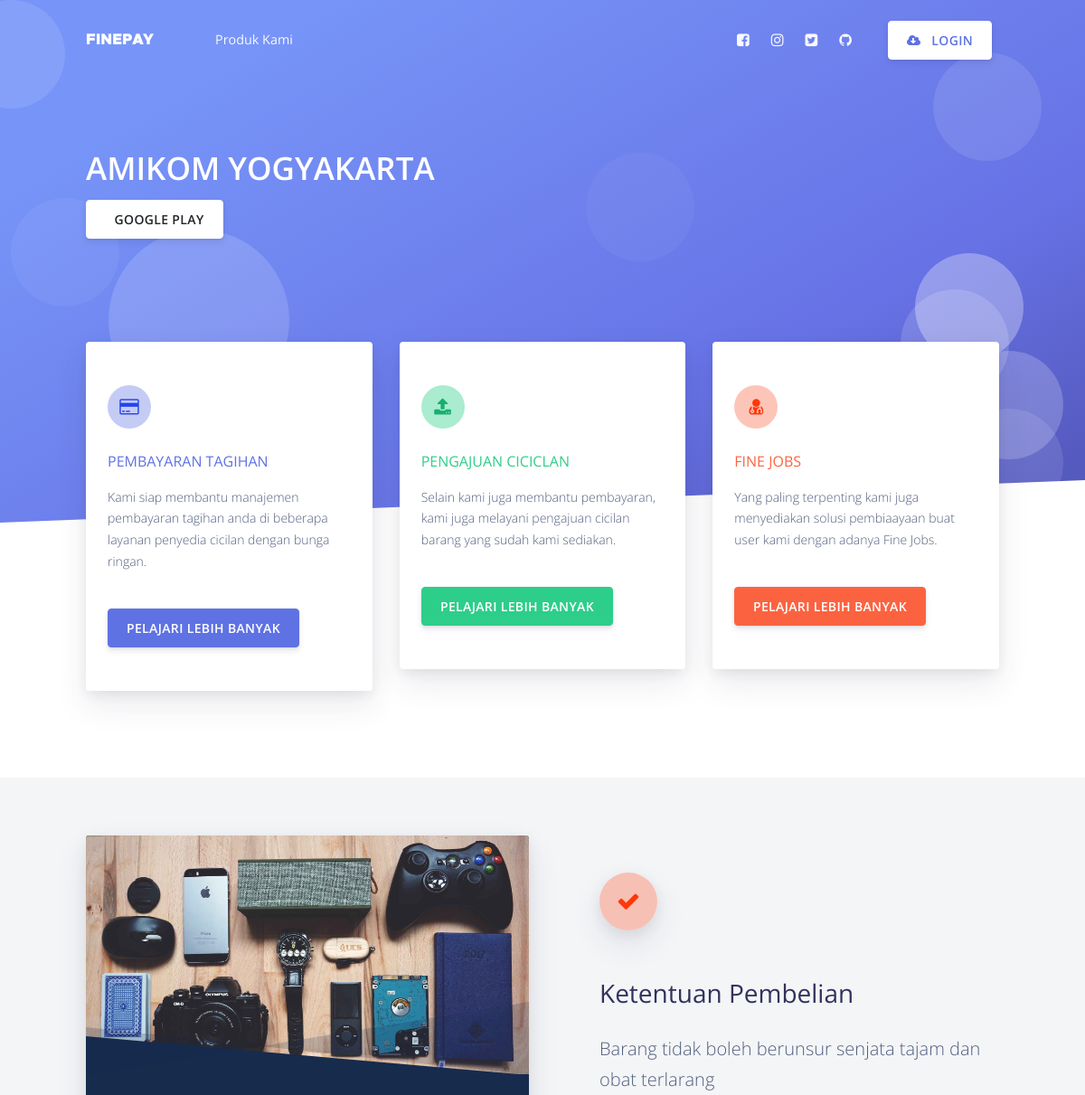
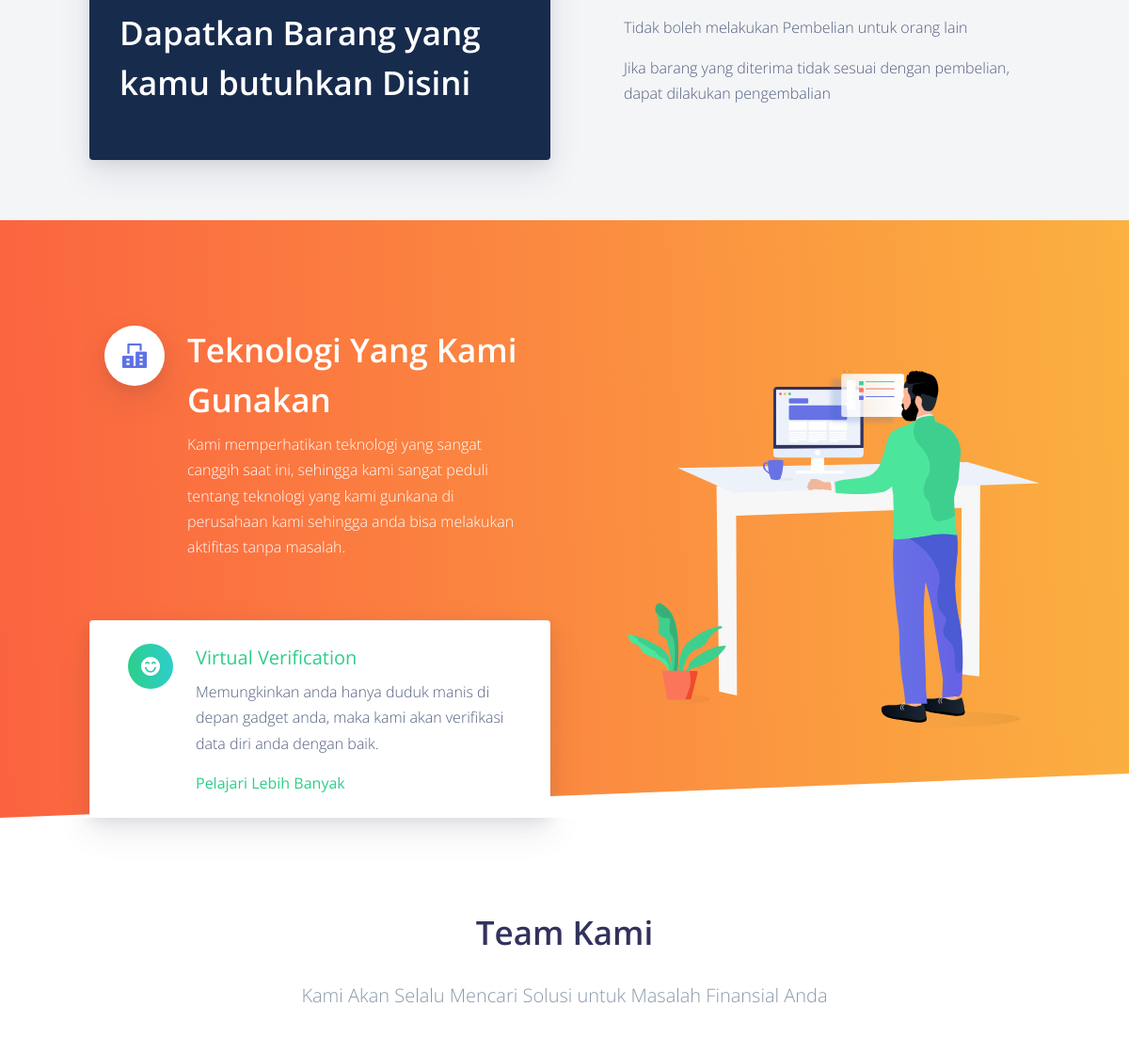
The app's page / (upper part), older data (2 pictures, top to bottom).
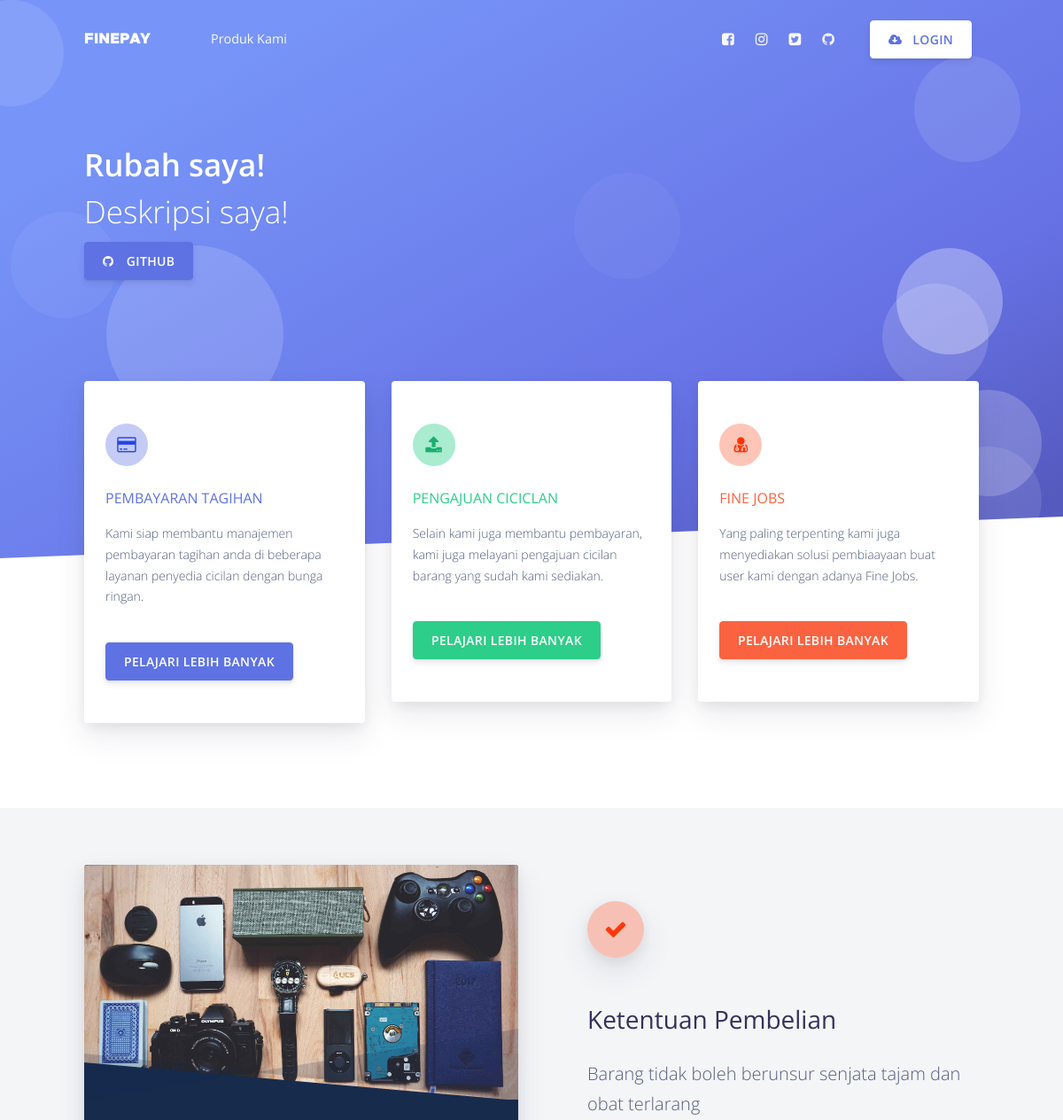
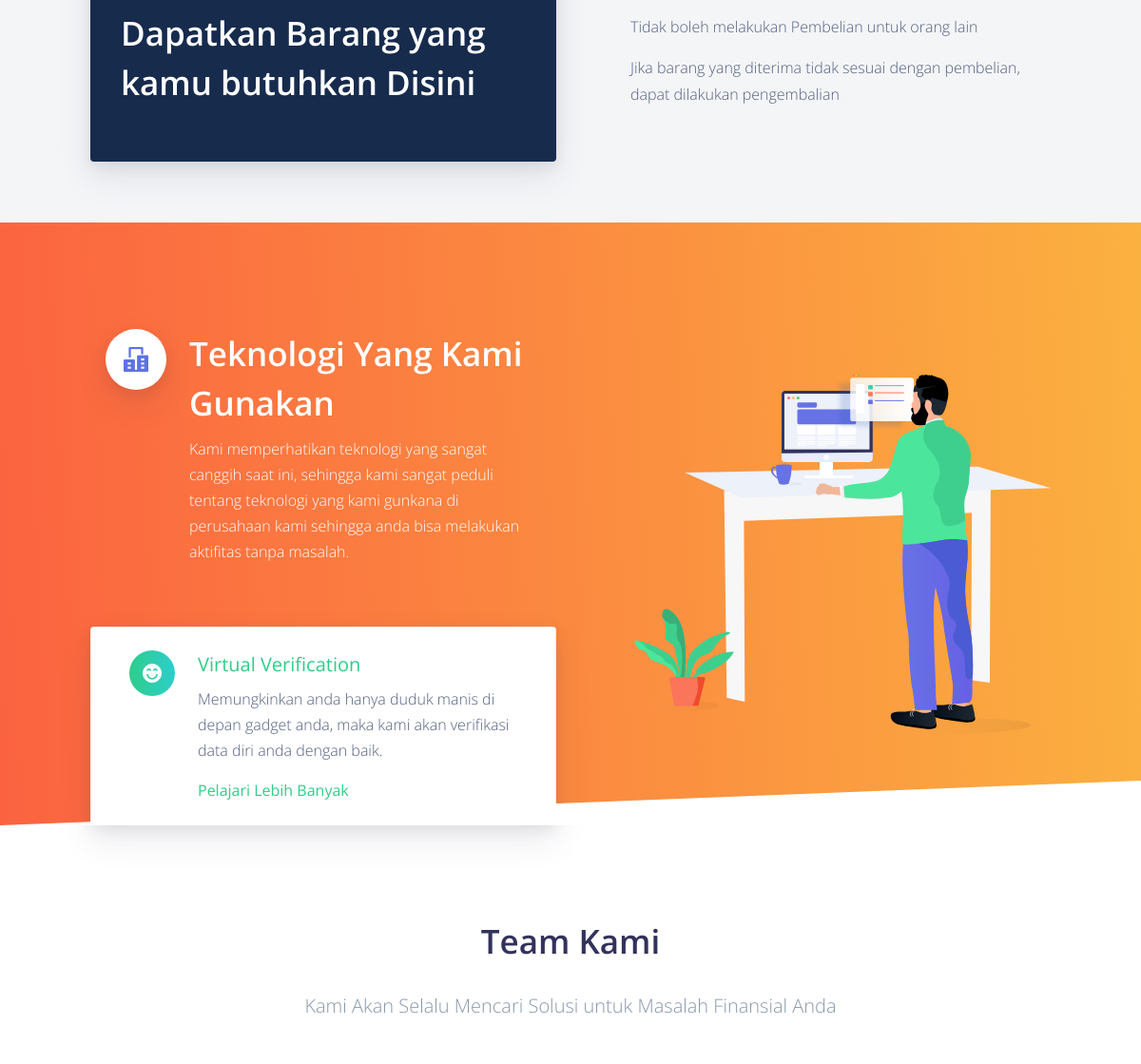
The same page, newer data (2 pictures, top to bottom).
### tables this page shows
CREATE TABLE `website` (
  `id_website` varchar(15) NOT NULL,
  `nama` varchar(50) NOT NULL,
  `deskripsi` text NOT NULL
);

CREATE TABLE `download` (
  `id_download` varchar(15) NOT NULL,
  `nama` varchar(50) NOT NULL,
  `link` text NOT NULL,
  `icon` varchar(50) NOT NULL,
  `warna` varchar(100) NOT NULL
);

### query.php (called while the page is built, shortened)
<?php
    include('./dashboard/koneksi.php');
    $query_website = "SELECT * FROM website";
    $data_website= mysqli_query($koneksi, $query_website );
    $cek_data_website = mysqli_num_rows($data_website);
	if($cek_data_website > 0) {
        $website_nama = mysqli_fetch_assoc($data_website);
        $nama_website       = $website_nama['nama'];
    } else {
        $nama_website       = "Rubah saya!";
        $deskripsi_website  = "Deskripsi saya!";
    }
    $query_unduh = "SELECT * FROM download";
    $data_unduh= mysqli_query($koneksi, $query_unduh );
    $cek_data_unduh = mysqli_num_rows($data_unduh);
?>

### index.php (the view, shortened to what the changed rows need)
<?php
include('header.php');
?>
  <main>
    <div class="position-relative">
      <section class="section section-lg section-shaped pb-250">
        <div class="shape shape-style-1 shape-default">
          <span></span>
          <span></span>
          <span></span>
          <span></span>
          <span></span>
          <span></span>
          <span></span>
          <span></span>
          <span></span>
        </div>
        <div class="container py-lg-md d-flex">
          <div class="col px-0">
            <div class="row">
              <div class="col-lg-6">
                <h1 class="display-3  text-white"><?php echo $nama_website ?><span><?php echo $deskripsi_website; ?></span></h1>
                <div class="btn-wrapper">
                  <?php
                  if($cek_data_unduh > 0) {
                    while($unduh_nama = mysqli_fetch_assoc($data_unduh)){
                    $nama_link          = $unduh_nama['nama'];
                    $alamat_unduh       = $unduh_nama['link'];
                    $icon_unduh         = $unduh_nama['icon'];
                    $warna              = $unduh_nama['warna'];
                ?>
                    <a href="//<?php echo $alamat_unduh ?>" class="btn <?php echo $warna ?> btn-icon mb-3 mb-sm-0" target="_blank">
                      <span class="btn-inner--icon"><?php echo $icon_unduh; ?></span>
                      <span class="btn-inner--text"><?php echo $nama_link; ?></span>
                    </a>
                <?php
                  };
                } else {
                }
                   ?>
                </div>
              </div>
            </div>
          </div>
        </div>
      </section>
    </div>
    <section class="section bg-secondary">
      <div class="container">
        <div class="row row-grid align-items-center">
          <div class="col-md-6">
            <div class="card bg-default shadow border-0">
              <blockquote class="card-blockquote">
                <svg preserveAspectRatio="none" xmlns="http://www.w3.org/2000/svg" viewBox="0 0 583 95" class="svg-bg">
                  <polygon points="0,52 583,95 0,95" class="fill-default" />
                  <polygon points="0,42 583,95 683,0 0,95" opacity=".2" class="fill-default" />
                </svg>
                <h4 class="display-3 font-weight-bold text-white">Dapatkan Barang yang kamu butuhkan Disini</h4>
              </blockquote>
            </div>
          </div>
        </div>
      </div>
    </section>
    <section class="section pb-0 bg-gradient-warning">
      <div class="separator separator-bottom separator-skew zindex-100">
        <svg x="0" y="0" viewBox="0 0 2560 100" preserveAspectRatio="none" version="1.1" xmlns="http://www.w3.org/2000/svg">
          <polygon class="fill-white" points="2560 0 2560 100 0 100"></polygon>
        </svg>
      </div>
    </section>
    <section class="section section-lg">
      <div class="container">
        <div class="row justify-content-center text-center mb-lg">
          <div class="col-lg-8">
            <h2 class="display-3">Team Kami</h2>
          </div>
        </div>
      </div>
    </section>
  </main>
</body>
</html>

Row changes from the older to the newer data that the page shows:
removed website: nama "AMIKOM YOGYAKARTA"
removed download: nama "GOOGLE PLAY"
added download: nama "GITHUB"
Text that changed along with them:
$nama_website: (not shown) → "Rubah saya!"
$deskripsi_website: (not shown) → "Deskripsi saya!"
